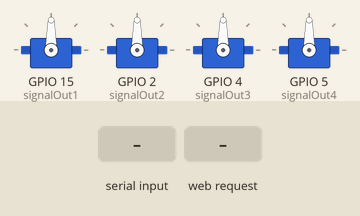
This sketch was run on a simulated ESP32. On the bench: 4 × servo. The inputs (shaded band) are chosen by the test bench. What the sketch prints to the serial monitor is not drawn.

Above: at 2.3 s.
2.4 s: "esc impulse_brake en" received over Serial
At 4.6 s:
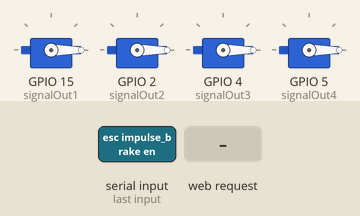
4.9 s: "esc -do calibrate" received over Serial
At 6.7 s:
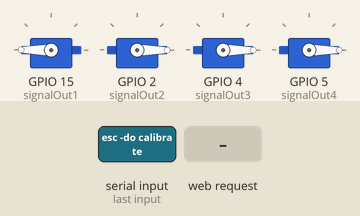
8.9 s: HTTP request GET /calibrate received
At 61.8 s:
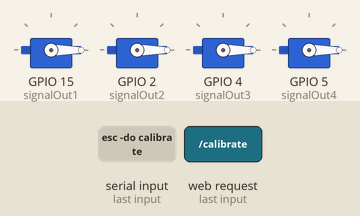
Timing chart, 0 to 63.3 s (numbered marks = the images above; inputs shaded):
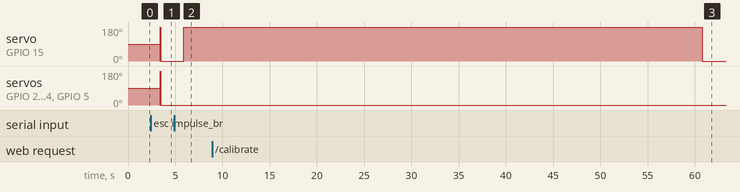

Measured:
- after the input at 2.4 s, servo on GPIO 15 (signalOut1), servo on GPIO 2 (signalOut2), servo on GPIO 4 (signalOut3), servo on GPIO 5 (signalOut4): 90° → 180° after 1.0 s, → 0° 0.07 s later
- after the input at 4.9 s, servo on GPIO 15 (signalOut1): 0° → 180° after 1.0 s
- after the input at 8.9 s, servo on GPIO 15 (signalOut1): 180° → 0° after 51.9 s instead of 2.1 s; servo on GPIO 2 (signalOut2): stays 0° (without the input it goes to 180° after 12.6 s)

The sketch:

Prueba5.ino
```cpp
#include <WiFi.h>
#include <AsyncTCP.h>
#include <ESPAsyncWebServer.h>
#include <ESP32Servo.h>

#define _DEBUG_PORT Serial

Servo ESC1;
Servo ESC2;
Servo ESC3;
Servo ESC4;

int potValue1;
int potValue2;
int potValue3;
int potValue4;

int signalOut1 = 15;
int signalOut2 = 2;
int signalOut3 = 4;
int signalOut4 = 5;

int minPWM = 1000;
int maxPWM = 2000;
int pot_max = 180;
int pot_min = 0;

int esc_impulse_brake = 0;
int MaxImpulseForce = 180;
int MinImpulseForce = 0;
int ESCIB_EN = 1;

const char* ssid = "ESP32WiFi";
const char* password = "christian25";

String slider_values = "0,0,0,0";

const char* input_parameter = "value";

AsyncWebServer server(80);

void updateMotor(int motorNumber, int value) {
  switch (motorNumber) {
    case 1:
      potValue1 = value;
      ESC1.write(potValue1);
      break;
    case 2:
      potValue2 = value;
      ESC2.write(potValue2);
      break;
    case 3:
      potValue3 = value;
      ESC3.write(potValue3);
      break;
    case 4:
      potValue4 = value;
      ESC4.write(potValue4);
      break;
  }
  slider_values = String(potValue1) + "," + String(potValue2) + "," + String(potValue3) + "," + String(potValue4);
}

const char index_html[] PROGMEM = R"rawliteral(
<!DOCTYPE HTML><html>
<head>
  <meta name="viewport" content="width=device-width, initial-scale=1">
  <title>Web ESC Control / Calibrate</title>
  <style>
    html {font-family: Times New Roman; display: inline-block; text-align: center;}
    h2 {font-size: 2.3rem;}
    p {font-size: 2.0rem;}
    body {max-width: 400px; margin:0px auto; padding-bottom: 25px;}
    .slider { -webkit-appearance: none; margin: 14px; width: 360px; height: 25px; background: #FF0000;
      outline: none; -webkit-transition: .2s; transition: opacity .2s;}
    .slider::-webkit-slider-thumb {-webkit-appearance: none; appearance: none; width: 35px; height: 35px; background:#01070a; cursor: pointer;}
    .slider::-moz-range-thumb { width: 35px; height: 35px; background: #01070a; cursor: pointer; }
  </style>
</head>
<body>
  <h2>WebESCCont v2 ESC PWM Frequency Generator</h2>
  <p><span id="textslider_values">%SLIDERVALUES%</span></p>
  <p><input type="range" onchange="updateSliderPWM(this, 1)" id="pwmSlider1" min=pot_min max=pot_max value="%SLIDERVALUE1%" step="1" class="slider"></p>
  <p><input type="range" onchange="updateSliderPWM(this, 2)" id="pwmSlider2" min=pot_min max=pot_max value="%SLIDERVALUE2%" step="1" class="slider"></p>
  <p><input type="range" onchange="updateSliderPWM(this, 3)" id="pwmSlider3" min=pot_min max=pot_max value="%SLIDERVALUE3%" step="1" class="slider"></p>
  <p><input type="range" onchange="updateSliderPWM(this, 4)" id="pwmSlider4" min=pot_min max=pot_max value="%SLIDERVALUE4%" step="1" class="slider"></p>
  <p><input type="range" onchange="updateAllMotors(this)" id="pwmSliderAll" min=pot_min max=pot_max value="%SLIDERVALUEALL%" step="1" class="slider"></p>
  <br><hr><br>
  <p><span id="textslider_values">%SLIDERVALUES%</span></p>
  <div id="motorInfo">%SLIDERTEXT%</div>

<script>
function updateSliderPWM(element, motorNumber) {
  var slider_value = document.getElementById("pwmSlider" + motorNumber).value;
  document.getElementById("textslider_values").innerHTML = slider_value;
  console.log(slider_value);
  var xhr = new XMLHttpRequest();
  xhr.onreadystatechange = function() {
    if (this.readyState == 4 && this.status == 200) {
      // Actualiza el contenido del elemento con la información del motor
      document.getElementById("motorInfo").innerHTML = this.responseText;
    }
  };
  xhr.open("GET", "/slider?motor="+motorNumber+"&value="+slider_value, true);
  xhr.send();
}

function updateAllMotors(element) {
  var slider_value = document.getElementById("pwmSliderAll").value;
  document.getElementById("textslider_values").innerHTML = slider_value;
  console.log(slider_value);
  var xhr = new XMLHttpRequest();
  xhr.open("GET", "/slider?motor=0&value="+slider_value, true); // Use motor=0 to indicate all motors
  xhr.send();
}
</script>
</body>
</html>
)rawliteral";

String processor(const String& var){
  if (var == "SLIDERVALUES") {
    return slider_values;
  } else if (var == "SLIDERTEXT") {
    // Crear una cadena con la información de cada motor
    String motorInfo = "Motor 1: " + String(potValue1) + "<br>";
    motorInfo += "Motor 2: " + String(potValue2) + "<br>";
    motorInfo += "Motor 3: " + String(potValue3) + "<br>";
    motorInfo += "Motor 4: " + String(potValue4) + "<br>";
    return motorInfo;
  }
  return String();
}

void calibrateESC(Servo& esc, int minImpulse, int maxImpulse) {
  _DEBUG_PORT.println("[*] Force ESC into Calibration Mode...");
  _DEBUG_PORT.println("[*] Set ESC Output Speed Max");
  esc.write(maxImpulse);
  _DEBUG_PORT.println("[+] Please Remove the Power Supply / Battery and Re-Connect the Battery in under 5 seconds!");
  delay(5000);
  _DEBUG_PORT.println("[*] Set ESC Output Speed 0");
  esc.write(0);
  delay(100);
  _DEBUG_PORT.println("[+] If you are hearing a long tone indicating successful calibration was heard, the ESCs are live now and if you raise the throttle a bit they should spin. Test that the motors spin by raising the throttle a bit and then lowering it again. (Do this under 10 seconds)");
  delay(10000);
  _DEBUG_PORT.println("[*] Set ESC Output Speed 0");
  esc.write(0);
  _DEBUG_PORT.println("[+] New Disconnect the battery and connect it again after 5 seconds of disconnection to exit the calibration Mode!");
  _DEBUG_PORT.println("[+] Zero Calibration Complete!");
}

void setup(){
  _DEBUG_PORT.begin(9600);
  delay(1000);
  _DEBUG_PORT.println("WebESCCont v1.0");
  _DEBUG_PORT.println("Made by Ankush Sheoran");
  _DEBUG_PORT.println("");
  _DEBUG_PORT.println("[Servo/ESC/Attach] Attached ESC Signal Out Pins to 15, 16, 17, 18");
  ESC1.attach(signalOut1, minPWM, maxPWM);
  ESC2.attach(signalOut2, minPWM, maxPWM);
  ESC3.attach(signalOut3, minPWM, maxPWM);
  ESC4.attach(signalOut4, minPWM, maxPWM);

  Serial.println("\n[*] Creating AP");
  WiFi.mode(WIFI_AP);
  WiFi.softAP(ssid, password);
  Serial.print("[+] AP Created with IP Gateway ");
  Serial.println(WiFi.softAPIP());

  server.on("/", HTTP_GET, [](AsyncWebServerRequest *request){
    request->send_P(200, "text/html", index_html, processor);
  });

  server.on("/slider", HTTP_GET, [] (AsyncWebServerRequest *request) {
    String message;
    if (request->hasParam("motor") && request->hasParam(input_parameter)) {
      int motorNumber = request->getParam("motor")->value().toInt();
      int value = request->getParam(input_parameter)->value().toInt();
      if (motorNumber == 0) { // Si motorNumber es 0, actualiza todos los motores
        for (int i = 1; i <= 4; ++i) {
          updateMotor(i, value);
        }
        message = "All motors set to " + String(value);
      } else {
        updateMotor(motorNumber, value);
        message = "Motor " + String(motorNumber) + " set to " + String(value);
      }
    } else {
      message = "Invalid parameters";
    }
    _DEBUG_PORT.println(message);
    request->send(200, "text/plain", "OK");
  });

  server.on("/calibrate", HTTP_GET, [] (AsyncWebServerRequest *request) {
    calibrateESC(ESC1, MinImpulseForce, MaxImpulseForce);
    calibrateESC(ESC2, MinImpulseForce, MaxImpulseForce);
    calibrateESC(ESC3, MinImpulseForce, MaxImpulseForce);
    calibrateESC(ESC4, MinImpulseForce, MaxImpulseForce);
    request->send(200, "text/plain", "Calibration Complete");
  });

  server.begin();
}

void loop() {
  if (esc_impulse_brake) {
    if (potValue1 == 0 && potValue2 == 0 && potValue3 == 0 && potValue4 == 0) {
      if (ESCIB_EN) {
        _DEBUG_PORT.println("[*] Impulsive Brakes Used!");
        ESC1.write(MinImpulseForce);
        ESC2.write(MinImpulseForce);
        ESC3.write(MinImpulseForce);
        ESC4.write(MinImpulseForce);
        delay(10);
        ESC1.write(MaxImpulseForce);
        ESC2.write(MaxImpulseForce);
        ESC3.write(MaxImpulseForce);
        ESC4.write(MaxImpulseForce);
        delay(65);
        ESC1.write(MinImpulseForce);
        ESC2.write(MinImpulseForce);
        ESC3.write(MinImpulseForce);
        ESC4.write(MinImpulseForce);
        ESCIB_EN = 0;
      }
    }
    if (potValue1 > 0 || potValue2 > 0 || potValue3 > 0 || potValue4 > 0) {
      ESCIB_EN = 1;
    }
  }

  if (_DEBUG_PORT.available()) {
    String datainput = _DEBUG_PORT.readString();
    datainput.trim();
    if (datainput.equals("help")) {
      _DEBUG_PORT.println("mode -set normal           -> Set the Motor's Running Mode to normal Mode");
      _DEBUG_PORT.println("mode -set manual           -> Set the Motor's Running Mode to Manual Mode");
      _DEBUG_PORT.println("esc -do calibrate          -> Calibrate the ESC (Calib Type: Zero Calibration)");
      _DEBUG_PORT.println("esc impulse_brake en       -> Enable esc Impulse Braking when throttle is set to Zero");
      _DEBUG_PORT.println("esc impulse_brake dis      -> Disable esc Impulse Braking when throttle is set to Zero");
    }
    if (datainput.equals("mode -set")) {
      _DEBUG_PORT.println("Please use the complete command (mode -set <mode>)");
    }
    if (datainput.equals("esc impulse_brake en")) {
      esc_impulse_brake = 1;
      _DEBUG_PORT.println("Enabled the impulse brake option");
    }
    if (datainput.equals("esc impulse_brake dis")) {
      esc_impulse_brake = 0;
      _DEBUG_PORT.println("Disabled the impulse brake option");
    }
    if (datainput.equals("mode -set normal")) {
      _DEBUG_PORT.println("[*] Force Normal Mode....");
      ESC1.write(180);
      ESC2.write(180);
      ESC3.write(180);
      ESC4.write(180);
      _DEBUG_PORT.println("[+] ESC / Motor in Normal Mode");
    }
    if (datainput.equals("mode -set manual")) {
      _DEBUG_PORT.println("[*] Force Manual Mode....");
      ESC1.write(0);
      ESC2.write(0);
      ESC3.write(0);
      ESC4.write(0);
      _DEBUG_PORT.println("[+] ESC / Motor in Manual Mode / Speed 0");
    }
    if (datainput.equals("esc -do calibrate")) {
      calibrateESC(ESC1, MinImpulseForce, MaxImpulseForce);
      calibrateESC(ESC2, MinImpulseForce, MaxImpulseForce);
      calibrateESC(ESC3, MinImpulseForce, MaxImpulseForce);
      calibrateESC(ESC4, MinImpulseForce, MaxImpulseForce);
    }
  }
}
```
